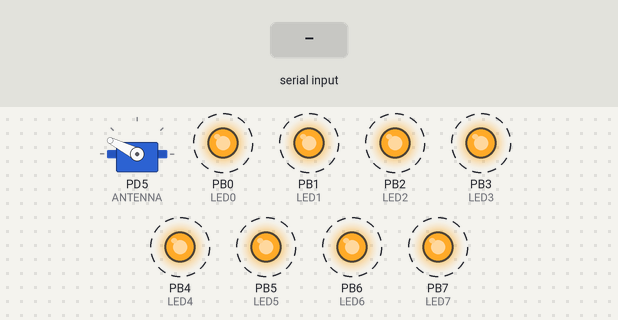
A program run on a simulated ATmega168, built with avr-gcc and emulated at 1 MHz. On the bench: servo, output pins drawn as LEDs (lit = HIGH). Wiring (inferred from the names in the program): servo: signal PD5. Dashed ring = blinking. Inputs (shaded band) come from the test bench. Servo pulses on a pin are drawn as a servo (544–2400 µs = 0–180°); pins used as bus, display or sensor lines are not drawn; what the program prints to the serial monitor is not drawn.

Above: at 1.2 s.
1.3 s: "+\n" received over Serial
3.5 s: "+\n" received over Serial
6.5 s: "_\n" received over Serial
9.5 s: "=\n" received over Serial
Timing chart, 0 to 13.5 s (numbered marks = the images above; inputs shaded):
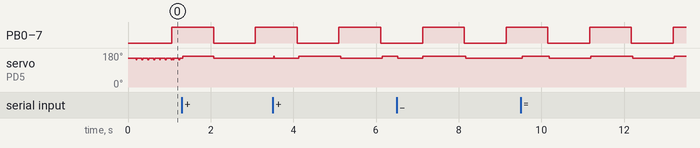

The program:

main.c
```c
/*
 * main.c
 *
 *  Created on: Jun 14, 2015
 *      Author: jimparker
 */

#include <avr/io.h>
#include <avr/interrupt.h>
#include <util/delay.h>
#include "pinDefines.h"
#include "USART.h"

#define TIMER_RESOLUTION 100

// button-handling routines
uint8_t buttonPressed(void) {
	static uint8_t buttonState;
	uint8_t pressed = 0;
	if ((PIND & (1 << PD6)) == 0) {
		_delay_ms(2);
		if ((PIND & (1 << PD6)) == 0)
			pressed=1;
	}
	buttonState = pressed;
	return pressed;
}

uint8_t newButtonPress(void) {
	static uint8_t buttonState;
	uint8_t pressed = 0;
	if ((PIND & (1 << PD6)) == 0) {
		_delay_ms(2);
		if ((PIND & (1 << PD6)) == 0)
			pressed=1;
	}
	uint8_t oldState = buttonState;
	buttonState = pressed;
	return ((pressed == 1) && (oldState == 0)); // pressed now, not before
}

volatile int trainTimer;
volatile int pulseTimer;
volatile unsigned long totalTime;
ISR(TIMER0_COMPA_vect) {
	if(trainTimer >= TIMER_RESOLUTION) trainTimer -= TIMER_RESOLUTION;
	else trainTimer = 0;
	if(pulseTimer >= TIMER_RESOLUTION) pulseTimer -= TIMER_RESOLUTION;
	else pulseTimer = 0;
	totalTime += TIMER_RESOLUTION;
	//LED_PORT ^= (1 << 0);
}

int main(void) {
	unsigned int period = 20000;
	unsigned int pulseWidth = 1500;
	unsigned int minPulseWidth = 600;
	unsigned int maxPulseWidth = 2400;

	unsigned int testingPulseStep = TIMER_RESOLUTION;

	// the general idea is to set up a timer to interrupt ever 10 us and count down
	//  these 2 timers in the ISR.  the main()loop wil check to see when they are 0
	//  and act accordingly.
	trainTimer = period;
	pulseTimer = pulseWidth;
	totalTime = 0;

	uint16_t elapsedSeconds = 0;
	// I seem to need about 100 clock cycles for the ISR to maintain accurate timing.
	// at 1 Mhz, that means I anly have about 0.01 ms (100 us) resuolution...
	// TODO:  figure out TIMER_RESOLUTION based on F_CPU
	// TODO:  figure out a prescaler / OCR value combination to give me the least power
	//        consumption for the given TIMER_RESOLUTION
	TCCR0A = 0b00000010 ;       // ctc mode
	TCCR0B = 0b00000001 ;       // divide by nothing, so ticks = microseconds
	TIMSK0 = (1 << OCIE0A) ;    // enable interrupt on match A
	OCR0A = TIMER_RESOLUTION;   // value to compare

	DDRD &= ~(1 << PD6);     // set button port to input
	PORTD |= (1 << PD6);     // enable pull-up resistor

	DDRD |= (1 << PD5);     // set servo port to output

	char serialCharacter;

	LED_DDR = 0xff;         // configure LED port
	LED_PORT = 0b00000000;  // all off

	initUSART();

	printString("\r\nHello world!\r\n");
	printString("press '+' and '-' to move servo\r\n");

	sei();
	while (1) {
		serialCharacter = getByte();
		if (serialCharacter == '+' || serialCharacter == '=') {
			pulseWidth += testingPulseStep;
			if (pulseWidth > maxPulseWidth) pulseWidth = maxPulseWidth;
			printString("new width:");
			printWord(pulseWidth);
			printString("\r\n");
		}
		if (serialCharacter == '-' || serialCharacter == '_') {
			pulseWidth -= testingPulseStep;
			if (pulseWidth < minPulseWidth) pulseWidth = minPulseWidth;
			printString("new width:");
			printWord(pulseWidth);
			printString("\r\n");
		}
		if (serialCharacter == 'x') {
			printWord(trainTimer);
			printString(" ");
			printWord(pulseTimer);
			printString(" ");
			printWord((uint16_t)totalTime);
			printString("\r\n");
		}

		if(trainTimer == 0) {trainTimer = period; pulseTimer = pulseWidth; PORTD |= (1 << PD5);}
		if((pulseTimer == 0) && (PORTD & (1 << PD5))) {PORTD &= ~(1 << PD5);}

		if(totalTime >= 1000000) {
			totalTime = 0;
			elapsedSeconds += 1;
			LED_PORT ^= 0b11111111;  // toggle
		}

	}
	return(0);
}
```

USART.c
```c
/*
 * USART.c
 *
 *  Created on: Jun 16, 2015
 *      Author: jimparker
 */

/*
  Quick and dirty functions that make serial communications work.
  Note that receiveByte() blocks -- it sits and waits _forever_ for
   a byte to come in.  If you're doing anything that's more interesting,
   you'll want to implement this with interrupts.
   initUSART requires BAUDRATE to be defined in order to calculate
     the bit-rate multiplier.  9600 is a reasonable default.
  May not work with some of the older chips:
    Tiny2313, Mega8, Mega16, Mega32 have different pin macros
    If you're using these chips, see (e.g.) iom8.h for how it's done.
    These old chips don't specify UDR0 vs UDR1.
    Correspondingly, the macros will just be defined as UDR.
*/

#undef __AVR_ATmega16__
#include <avr/io.h>
#include "USART.h"
#include <util/setbaud.h>


void initUSART(void) {                 /* requires BAUD */
  UBRR0H = UBRRH_VALUE;                /* defined in setbaud.h */
  UBRR0L = UBRRL_VALUE;
#if USE_2X
  UCSR0A |= (1 << U2X0);
#else
  UCSR0A &= ~(1 << U2X0);
#endif
                                  /* Enable USART transmitter/receiver */
  UCSR0B = (1 << TXEN0) | (1 << RXEN0);
  UCSR0C = (1 << UCSZ01) | (1 << UCSZ00);   /* 8 data bits, 1 stop bit */
}


void transmitByte(uint8_t data) {
                                     /* Wait for empty transmit buffer */
  loop_until_bit_is_set(UCSR0A, UDRE0);
  UDR0 = data;                                            /* send data */
}

uint8_t receiveByte(void) {
  loop_until_bit_is_set(UCSR0A, RXC0);       /* Wait for incoming data */
  return UDR0;                                /* return register value */
}

uint8_t getByte(void) {
  if (bit_is_set(UCSR0A, RXC0))
    return UDR0;                                /* return register value */
  else
	return 0x00;
}


                       /* Here are a bunch of useful printing commands */

void printString(const char myString[]) {
  uint8_t i = 0;
  while (myString[i]) {
    transmitByte(myString[i]);
    i++;
  }
}

void readString(char myString[], uint8_t maxLength) {
  char response;
  uint8_t i;
  i = 0;
  while (i < (maxLength - 1)) {                   /* prevent over-runs */
    response = receiveByte();
    transmitByte(response);                                    /* echo */
    if (response == '\r') {                     /* enter marks the end */
      break;
    }
    else {
      myString[i] = response;                       /* add in a letter */
      i++;
    }
  }
  myString[i] = 0;                          /* terminal NULL character */
}

void printByte(uint8_t byte) {
              /* Converts a byte to a string of decimal text, sends it */
  transmitByte('0' + (byte / 100));                        /* Hundreds */
  transmitByte('0' + ((byte / 10) % 10));                      /* Tens */
  transmitByte('0' + (byte % 10));                             /* Ones */
}

void printWord(uint16_t word) {
  transmitByte('0' + (word / 10000));                 /* Ten-thousands */
  transmitByte('0' + ((word / 1000) % 10));               /* Thousands */
  transmitByte('0' + ((word / 100) % 10));                 /* Hundreds */
  transmitByte('0' + ((word / 10) % 10));                      /* Tens */
  transmitByte('0' + (word % 10));                             /* Ones */
}

void printBinaryByte(uint8_t byte) {
                       /* Prints out a byte as a series of 1's and 0's */
  uint8_t bit;
  for (bit = 7; bit < 255; bit--) {
    if (bit_is_set(byte, bit))
      transmitByte('1');
    else
      transmitByte('0');
  }
}

char nibbleToHexCharacter(uint8_t nibble) {
                                   /* Converts 4 bits into hexadecimal */
  if (nibble < 10) {
    return ('0' + nibble);
  }
  else {
    return ('A' + nibble - 10);
  }
}

void printHexByte(uint8_t byte) {
                        /* Prints a byte as its hexadecimal equivalent */
  uint8_t nibble;
  nibble = (byte & 0b11110000) >> 4;
  transmitByte(nibbleToHexCharacter(nibble));
  nibble = byte & 0b00001111;
  transmitByte(nibbleToHexCharacter(nibble));
}

uint8_t getNumber(void) {
  // Gets a numerical 0-255 from the serial port.
  // Converts from string to number.
  char hundreds = '0';
  char tens = '0';
  char ones = '0';
  char thisChar = '0';
  do {                                                   /* shift over */
    hundreds = tens;
    tens = ones;
    ones = thisChar;
    thisChar = receiveByte();                   /* get a new character */
    transmitByte(thisChar);                                    /* echo */
  } while (thisChar != '\r');                     /* until type return */
  return (100 * (hundreds - '0') + 10 * (tens - '0') + ones - '0');
}
```

USART.h
```c
/*
 * USART.h
 *
 *  Created on: Jun 16, 2015
 *      Author: jimparker
 */

#ifndef USART_H_
#define USART_H_

/* Functions to initialize, send, receive over USART
   initUSART requires BAUD to be defined in order to calculate
     the bit-rate multiplier.
 */

#ifndef BAUD                          /* if not defined in Makefile... */
#define BAUD  9600                     /* set a safe default baud rate */
#endif

                                  /* These are defined for convenience */
#define   USART_HAS_DATA   bit_is_set(UCSR0A, RXC0)
#define   USART_READY      bit_is_set(UCSR0A, UDRE0)

/* Takes the defined BAUD and F_CPU,
   calculates the bit-clock multiplier,
   and configures the hardware USART                   */
void initUSART(void);

/* Blocking transmit and receive functions.
   When you call receiveByte() your program will hang until
   data comes through.  We'll improve on this later. */
void transmitByte(uint8_t data);
uint8_t receiveByte(void);
uint8_t getByte(void);

void printString(const char myString[]);
             /* Utility function to transmit an entire string from RAM */
void readString(char myString[], uint8_t maxLength);
/* Define a string variable, pass it to this function
   The string will contain whatever you typed over serial */

void printByte(uint8_t byte);
                  /* Prints a byte out as its 3-digit ascii equivalent */
void printWord(uint16_t word);
        /* Prints a word (16-bits) out as its 5-digit ascii equivalent */

void printBinaryByte(uint8_t byte);
                                     /* Prints a byte out in 1s and 0s */
char nibbleToHex(uint8_t nibble);
void printHexByte(uint8_t byte);
                                   /* Prints a byte out in hexadecimal */
uint8_t getNumber(void);
/* takes in up to three ascii digits,
 converts them to a byte when press enter */

#endif /* USART_H_ */
```

pinDefines.h
```c
/*
 * pinDefines.h
 *
 *  Created on: Jun 16, 2015
 *      Author: jimparker
 */

#ifndef PINDEFINES_H_
#define PINDEFINES_H_

// ---------------
//   Pin Defines
// ---------------

#define LED_PORT                PORTB
#define LED_PIN                 PINB
#define LED_DDR                 DDRB

#define LED0                    PB0
#define LED1                    PB1
#define LED2                    PB2
#define LED3                    PB3
#define LED4                    PB4
#define LED5                    PB5
#define LED6                    PB6
#define LED7                    PB7

#define BUTTON_PORT             PORTD
#define BUTTON_PIN              PIND
#define BUTTON_DDR              DDRD

#define BUTTON                  PD2
#define BUTTON2                 PD3
#define BUTTON3                 PD4

#define SPEAKER                 PD6                            /* OC0A */
#define SPEAKER_PORT            PORTD
#define SPEAKER_PIN             PIND
#define SPEAKER_DDR             DDRD

#define ANTENNA                 PD5                            /* OC0B */
#define ANTENNA_PORT            PORTD
#define ANTENNA_PIN             PIND
#define ANTENNA_DDR             DDRD

#define MODULATION              PD3                            /* OC2B */
#define MODULATION_PORT         PORTD
#define MODULATION_PIN          PIND
#define MODULATION_DDR          DDRD

#define LIGHT_SENSOR            PC0                            /* ADC0 */
#define LIGHT_SENSOR_PORT       PORTC
#define LIGHT_SENSOR_PIN        PINC
#define LIGHT_SENSOR_DDR        DDRC

#define CAP_SENSOR              PC1                            /* ADC1 */
#define CAP_SENSOR_PORT         PORTC
#define CAP_SENSOR_PIN          PINC
#define CAP_SENSOR_DDR          DDRC

#define PIEZO                   PC2                            /* ADC2 */
#define PIEZO_PORT              PORTC
#define PIEZO_PIN               PINC
#define PIEZO_DDR               DDRC

#define POT                     PC3                            /* ADC3 */
#define POT_PORT                PORTC
#define POT_PIN                 PINC
#define POT_DDR                 DDRC

//  SPI and I2C serial mode defines

#define SPI_SS                     PB2
#define SPI_SS_PORT                PORTB
#define SPI_SS_PIN                 PINB
#define SPI_SS_DDR                 DDRB

#define SPI_MOSI                     PB3
#define SPI_MOSI_PORT                PORTB
#define SPI_MOSI_PIN                 PINB
#define SPI_MOSI_DDR                 DDRB

#define SPI_MISO                     PB4
#define SPI_MISO_PORT                PORTB
#define SPI_MISO_PIN                 PINB
#define SPI_MISO_DDR                 DDRB

#define SPI_SCK                     PB5
#define SPI_SCK_PORT                PORTB
#define SPI_SCK_PIN                 PINB
#define SPI_SCK_DDR                 DDRB

#define I2C_SDA                     PC4
#define I2C_SDA_PORT                PORTC
#define I2C_SDA_PIN                 PINC
#define I2C_SDA_DDR                 DDRC

#define I2C_SCL                     PC5
#define I2C_SCL_PORT                PORTC
#define I2C_SCL_PIN                 PINC
#define I2C_SCL_DDR                 DDRC

#endif /* PINDEFINES_H_ */
```

ultraSonic.c
```c
/*
 * ultraSonic.c
 *
 *  Created on: Jun 17, 2015
 *      Author: jimparker
 */
#include "ultraSonic.h"
#include <avr/io.h>
#include <util/delay.h>

#define SONIC_PIN  7
#define SONIC_PORT D

uint16_t readUltrasonic(void) {
//    DDR#SONIC_PORT |= (1 << #SONIC_PIN);
	DDRD |= (1 << SONIC_PIN);              // set to output
	PORTD &= ~(1 << SONIC_PIN);            // clear pin
	_delay_ms(.002);                       // wait a bit
	PORTD |= (1 << SONIC_PIN);             // send a 5 microsecond pulse
	_delay_ms(.010);                       //
	PORTD &= ~(1 << SONIC_PIN);            // clear pin
	DDRD &= ~(1 << SONIC_PIN);             // set to input
	while (~(PIND | ~(1 << SONIC_PIN)));   // wait while pin is clear

	uint16_t delay = 0;
	while (PIND & (1 << SONIC_PIN)) {      // while pin is set
		_delay_ms(0.001);
		delay++;
	}
	return delay;
}

/* The measured distance from the range 0 to 400 cm */
uint16_t ultrasonicCentimeters(void) {
	return readUltrasonic()/4.08/2;  // 29 ???
}

/* The measured distance from the range 0 to 157 Inches */
uint8_t ultrasonicInches(void) {
	uint16_t sonicValue = readUltrasonic();
	return sonicValue/10.4/2;  // 74 ???
}
```

ultraSonic.h
```c
/*
 * ultraSonic.h
 *
 *  Created on: Jun 17, 2015
 *      Author: jimparker
 */

#ifndef ULTRASONIC_H_
#define ULTRASONIC_H_
#include <avr/io.h>

uint16_t readUltrasonic();  // read the distance from the ultrasonic peripheral
uint16_t ultrasonicCentimeters(void);  // The measured distance in the range 0 to 400 cm
uint8_t ultrasonicInches(void);  // The measured distance in the range 0 to 157 Inches

#endif /* ULTRASONIC_H_ */
```

Measured:
- by itself, PB0 (LED0), PB1 (LED1), PB2 (LED2), PB3 (LED3), PB4 (LED4), PB5 (LED5), PB6 (LED6), PB7 (LED7): alternates HIGH for 1.0 s and LOW for 1.0 s
